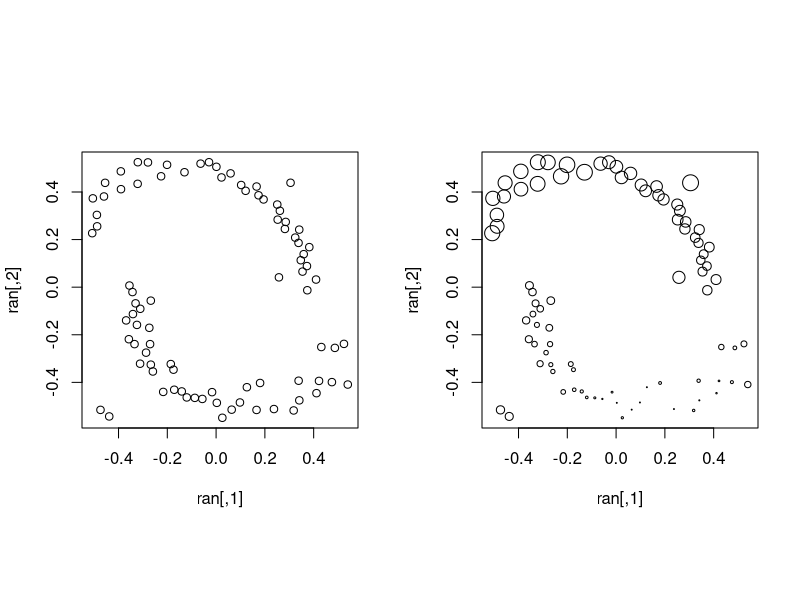

Recreate this plot in R.
library(kernlab)


### Name: ranking
### Title: Ranking
### Aliases: ranking ranking,matrix-method ranking,list-method
###   ranking,kernelMatrix-method
### Keywords: cluster classif

### ** Examples

data(spirals)

## create data from spirals
ran <- spirals[rowSums(abs(spirals) < 0.55) == 2,]

## rank points according to similarity to the most upper left point  
ranked <- ranking(ran, 54, kernel = "rbfdot",
                  kpar = list(sigma = 100), edgegraph = TRUE)
ranked[54, 2] <- max(ranked[-54, 2])
c<-1:86
op <- par(mfrow = c(1, 2),pty="s")
plot(ran)
plot(ran, cex=c[ranked[,3]]/40)
